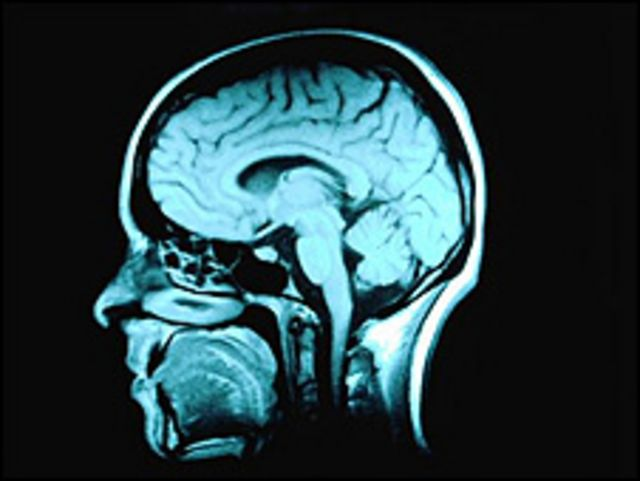
#> input picture Imagenes_A_Predecir/1.jpg, 640 x 481 px
$ python imgUsuario.py
#> lines starting #> are read from the running program, lines starting #| are printed output that depends on the picture
#!/usr/bin/env python3
# -*- coding: utf-8 -*-
"""
Created on Wed Dec  9 21:17:03 2020

@author: Franciso & Gustavo
"""
# Importamos las bibliotecas
import cv2
import numpy as np
import pandas as pd
from sklearn.model_selection import train_test_split
from sklearn.linear_model import Perceptron
# Leemos la imagen a predecir

#Ruta Franck
img = cv2.imread("../Imagenes_A_Predecir/1.jpg",0)
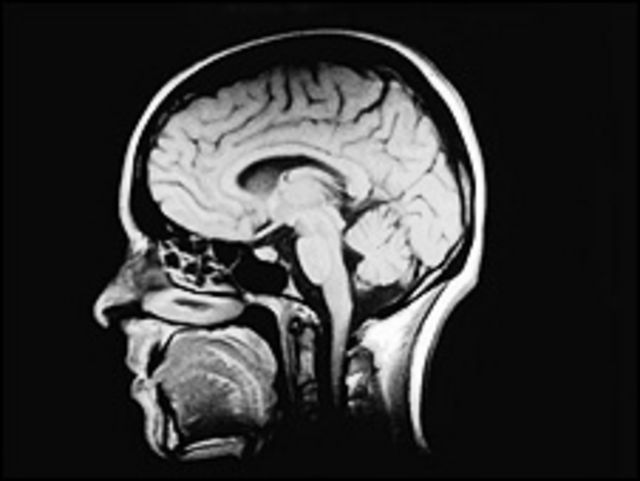
#> img: shape (481, 640); min 0, max 255, mean 56.5
#Ruta Gustavo
#img = cv2.imread("C:/Users/franc/Documents/ClasificadorCancerCerebral/Imagenes_A_Predecir/2.jpg",0)

# Reeducimos la imagen a 100x300 pixeles para pasar a un arreglo de numpy
primerF = cv2.resize(img, (100, 300))#(ancho->columnas)(largo->Renglones)
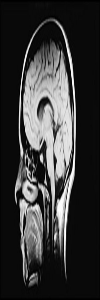
#> primerF: shape (300, 100); min 0, max 255, mean 56.4

# Pasamos esta imagen ya redimencionada a un arreglo
img44 = np.array(primerF)

# Aplanamos el arreglo y lo hacemos de 30,000(Filas) x 1(Columna)
img444 = img44.reshape([30000,1]) #Tamaño dinámico

# Lo dividimos para optimizar el funcionamiento
xf = img444/255

# Leemos los datos de entrenamiento previamente hechos en "Entrenamiento.py"
#> (the run stopped early here; a loop or call above may not have finished)

$ run again, with Imagenes_A_Predecir/2.jpg copied over Imagenes_A_Predecir/1.jpg
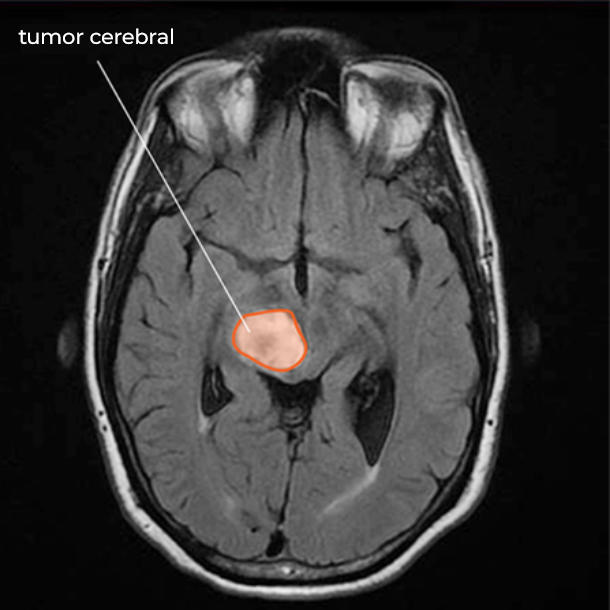
#> input picture Imagenes_A_Predecir/2.jpg, 610 x 610 px
#> `primerF = cv2.resize(img, (100, 300))#(ancho->columnas)(largo->Renglon..`:
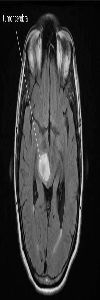
#> primerF: shape (300, 100); min 0, max 255, mean 53.3

$ run again, with Imagenes_A_Predecir/10.jpg copied over Imagenes_A_Predecir/1.jpg
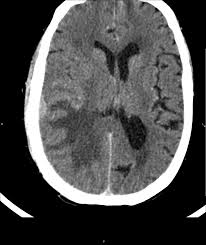
#> input picture Imagenes_A_Predecir/10.jpg, 206 x 245 px
#> img is the input picture: shape (245, 206); min 0, max 255, mean 77.2
#> `primerF = cv2.resize(img, (100, 300))#(ancho->columnas)(largo->Renglon..`:
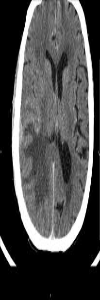
#> primerF: shape (300, 100); min 0, max 255, mean 77.2

$ run again, with Imagenes_A_Predecir/11.jpg copied over Imagenes_A_Predecir/1.jpg
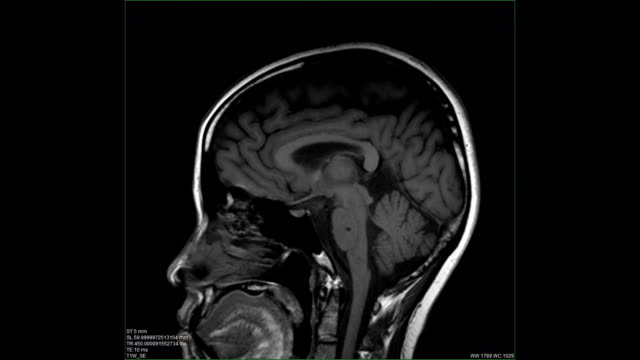
#> input picture Imagenes_A_Predecir/11.jpg, 640 x 360 px
#> `primerF = cv2.resize(img, (100, 300))#(ancho->columnas)(largo->Renglon..`:
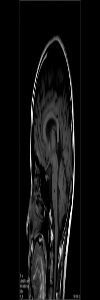
#> primerF: shape (300, 100); min 0, max 255, mean 16.8
